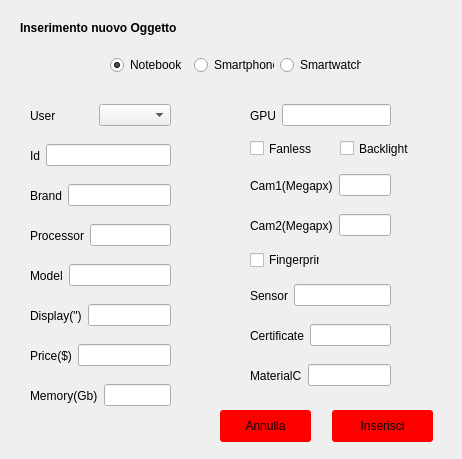
<?xml version="1.0" encoding="UTF-8"?>
<ui version="4.0">
 <class>addItemView</class>
 <widget class="QWidget" name="addItemView">
  <property name="geometry">
   <rect>
    <x>0</x>
    <y>0</y>
    <width>462</width>
    <height>459</height>
   </rect>
  </property>
  <property name="windowTitle">
   <string>Form</string>
  </property>
  <widget class="QWidget" name="horizontalLayoutWidget_2">
   <property name="geometry">
    <rect>
     <x>30</x>
     <y>140</y>
     <width>141</width>
     <height>31</height>
    </rect>
   </property>
   <layout class="QHBoxLayout" name="horizontalLayout_2">
    <item>
     <widget class="QLabel" name="iDlabel">
      <property name="text">
       <string>Id</string>
      </property>
     </widget>
    </item>
    <item>
     <widget class="QLineEdit" name="iDEdit"/>
    </item>
   </layout>
  </widget>
  <widget class="QPushButton" name="cancelbtn">
   <property name="geometry">
    <rect>
     <x>220</x>
     <y>410</y>
     <width>91</width>
     <height>32</height>
    </rect>
   </property>
   <property name="styleSheet">
    <string notr="true">QPushButton {
    background-color:  rgb(255,0,0);
    border-radius: 3px;
	color: black;
}
QPushButton:pressed {
    background-color: rgb(203, 218, 249);
	color: black;
}</string>
   </property>
   <property name="text">
    <string>Annulla</string>
   </property>
  </widget>
  <widget class="QLabel" name="label">
   <property name="geometry">
    <rect>
     <x>20</x>
     <y>20</y>
     <width>201</width>
     <height>16</height>
    </rect>
   </property>
   <property name="font">
    <font>
     <weight>75</weight>
     <bold>true</bold>
    </font>
   </property>
   <property name="text">
    <string>Inserimento nuovo Oggetto</string>
   </property>
  </widget>
  <widget class="QWidget" name="horizontalLayoutWidget">
   <property name="geometry">
    <rect>
     <x>110</x>
     <y>50</y>
     <width>251</width>
     <height>31</height>
    </rect>
   </property>
   <layout class="QHBoxLayout" name="horizontalLayout">
    <item>
     <widget class="QRadioButton" name="radioNotebook">
      <property name="text">
       <string>Notebook</string>
      </property>
      <property name="checked">
       <bool>true</bool>
      </property>
     </widget>
    </item>
    <item>
     <widget class="QRadioButton" name="radioSmartphone">
      <property name="text">
       <string>Smartphone</string>
      </property>
     </widget>
    </item>
    <item>
     <widget class="QRadioButton" name="radioSmartwatch">
      <property name="text">
       <string>Smartwatch</string>
      </property>
     </widget>
    </item>
   </layout>
  </widget>
  <widget class="QPushButton" name="confirmbtn">
   <property name="geometry">
    <rect>
     <x>332</x>
     <y>410</y>
     <width>101</width>
     <height>32</height>
    </rect>
   </property>
   <property name="styleSheet">
    <string notr="true">QPushButton {
    background-color:  rgb(255,0,0);
    border-radius: 3px;
	color: black;
}
QPushButton:pressed {
    background-color: rgb(203, 218, 249);
	color: black;
}</string>
   </property>
   <property name="text">
    <string>Inserisci</string>
   </property>
   <property name="default">
    <bool>true</bool>
   </property>
  </widget>
  <widget class="QWidget" name="horizontalLayoutWidget_3">
   <property name="geometry">
    <rect>
     <x>30</x>
     <y>180</y>
     <width>141</width>
     <height>31</height>
    </rect>
   </property>
   <layout class="QHBoxLayout" name="horizontalLayout_3">
    <item>
     <widget class="QLabel" name="branlabel">
      <property name="text">
       <string>Brand</string>
      </property>
     </widget>
    </item>
    <item>
     <widget class="QLineEdit" name="brandEdit"/>
    </item>
   </layout>
  </widget>
  <widget class="QWidget" name="horizontalLayoutWidget_4">
   <property name="geometry">
    <rect>
     <x>30</x>
     <y>220</y>
     <width>141</width>
     <height>31</height>
    </rect>
   </property>
   <layout class="QHBoxLayout" name="horizontalLayout_4">
    <item>
     <widget class="QLabel" name="processorlabel">
      <property name="text">
       <string>Processor</string>
      </property>
     </widget>
    </item>
    <item>
     <widget class="QLineEdit" name="processorEdit"/>
    </item>
   </layout>
  </widget>
  <widget class="QWidget" name="horizontalLayoutWidget_5">
   <property name="geometry">
    <rect>
     <x>30</x>
     <y>260</y>
     <width>141</width>
     <height>31</height>
    </rect>
   </property>
   <layout class="QHBoxLayout" name="horizontalLayout_5">
    <item>
     <widget class="QLabel" name="modellabel">
      <property name="text">
       <string>Model</string>
      </property>
     </widget>
    </item>
    <item>
     <widget class="QLineEdit" name="modelEdit"/>
    </item>
   </layout>
  </widget>
  <widget class="QWidget" name="horizontalLayoutWidget_6">
   <property name="geometry">
    <rect>
     <x>30</x>
     <y>300</y>
     <width>141</width>
     <height>31</height>
    </rect>
   </property>
   <layout class="QHBoxLayout" name="horizontalLayout_6">
    <item>
     <widget class="QLabel" name="displaylabel">
      <property name="text">
       <string>Display(&quot;)</string>
      </property>
     </widget>
    </item>
    <item>
     <widget class="QLineEdit" name="displayEdit">
      <property name="text">
       <string/>
      </property>
     </widget>
    </item>
   </layout>
  </widget>
  <widget class="QWidget" name="horizontalLayoutWidget_7">
   <property name="geometry">
    <rect>
     <x>30</x>
     <y>340</y>
     <width>141</width>
     <height>31</height>
    </rect>
   </property>
   <layout class="QHBoxLayout" name="horizontalLayout_7">
    <item>
     <widget class="QLabel" name="pricelabel">
      <property name="text">
       <string>Price($)</string>
      </property>
     </widget>
    </item>
    <item>
     <widget class="QLineEdit" name="priceEdit"/>
    </item>
   </layout>
  </widget>
  <widget class="QWidget" name="horizontalLayoutWidget_8">
   <property name="geometry">
    <rect>
     <x>30</x>
     <y>380</y>
     <width>141</width>
     <height>31</height>
    </rect>
   </property>
   <layout class="QHBoxLayout" name="horizontalLayout_8">
    <item>
     <widget class="QLabel" name="memorylabel">
      <property name="text">
       <string>Memory(Gb)</string>
      </property>
     </widget>
    </item>
    <item>
     <widget class="QLineEdit" name="memoryEdit"/>
    </item>
   </layout>
  </widget>
  <widget class="QWidget" name="horizontalLayoutWidget_9">
   <property name="geometry">
    <rect>
     <x>250</x>
     <y>100</y>
     <width>141</width>
     <height>31</height>
    </rect>
   </property>
   <layout class="QHBoxLayout" name="horizontalLayout_9">
    <item>
     <widget class="QLabel" name="GPUlabel">
      <property name="text">
       <string>GPU</string>
      </property>
     </widget>
    </item>
    <item>
     <widget class="QLineEdit" name="GPUEdit"/>
    </item>
   </layout>
  </widget>
  <widget class="QWidget" name="horizontalLayoutWidget_10">
   <property name="geometry">
    <rect>
     <x>250</x>
     <y>170</y>
     <width>141</width>
     <height>31</height>
    </rect>
   </property>
   <layout class="QHBoxLayout" name="horizontalLayout_10">
    <item>
     <widget class="QLabel" name="cam1label">
      <property name="text">
       <string>Cam1(Megapx)</string>
      </property>
     </widget>
    </item>
    <item>
     <widget class="QLineEdit" name="cam1Edit"/>
    </item>
   </layout>
  </widget>
  <widget class="QWidget" name="horizontalLayoutWidget_11">
   <property name="geometry">
    <rect>
     <x>250</x>
     <y>210</y>
     <width>141</width>
     <height>31</height>
    </rect>
   </property>
   <layout class="QHBoxLayout" name="horizontalLayout_11">
    <item>
     <widget class="QLabel" name="cam2label">
      <property name="text">
       <string>Cam2(Megapx)</string>
      </property>
     </widget>
    </item>
    <item>
     <widget class="QLineEdit" name="cam2Edit"/>
    </item>
   </layout>
  </widget>
  <widget class="QCheckBox" name="checkBox_fanles">
   <property name="geometry">
    <rect>
     <x>250</x>
     <y>140</y>
     <width>70</width>
     <height>17</height>
    </rect>
   </property>
   <property name="text">
    <string>Fanless</string>
   </property>
  </widget>
  <widget class="QCheckBox" name="checkBox_backL">
   <property name="geometry">
    <rect>
     <x>340</x>
     <y>140</y>
     <width>70</width>
     <height>17</height>
    </rect>
   </property>
   <property name="text">
    <string>Backlight</string>
   </property>
  </widget>
  <widget class="QCheckBox" name="checkBox_finger">
   <property name="geometry">
    <rect>
     <x>250</x>
     <y>250</y>
     <width>70</width>
     <height>20</height>
    </rect>
   </property>
   <property name="text">
    <string>Fingerprint</string>
   </property>
  </widget>
  <widget class="QWidget" name="horizontalLayoutWidget_12">
   <property name="geometry">
    <rect>
     <x>30</x>
     <y>100</y>
     <width>141</width>
     <height>31</height>
    </rect>
   </property>
   <layout class="QHBoxLayout" name="horizontalLayout_12">
    <item>
     <widget class="QLabel" name="Userlabel">
      <property name="text">
       <string>User</string>
      </property>
     </widget>
    </item>
    <item>
     <widget class="QComboBox" name="UserBox"/>
    </item>
   </layout>
  </widget>
  <widget class="QWidget" name="horizontalLayoutWidget_13">
   <property name="geometry">
    <rect>
     <x>250</x>
     <y>320</y>
     <width>141</width>
     <height>31</height>
    </rect>
   </property>
   <layout class="QHBoxLayout" name="horizontalLayout_16">
    <item>
     <widget class="QLabel" name="certificatelabel">
      <property name="text">
       <string>Certificate</string>
      </property>
     </widget>
    </item>
    <item>
     <widget class="QLineEdit" name="certificateEdit">
      <property name="text">
       <string/>
      </property>
     </widget>
    </item>
   </layout>
  </widget>
  <widget class="QWidget" name="horizontalLayoutWidget_14">
   <property name="geometry">
    <rect>
     <x>250</x>
     <y>360</y>
     <width>141</width>
     <height>31</height>
    </rect>
   </property>
   <layout class="QHBoxLayout" name="horizontalLayout_17">
    <item>
     <widget class="QLabel" name="materiallabel">
      <property name="text">
       <string>MaterialC</string>
      </property>
     </widget>
    </item>
    <item>
     <widget class="QLineEdit" name="materialEdit"/>
    </item>
   </layout>
  </widget>
  <widget class="QWidget" name="horizontalLayoutWidget_15">
   <property name="geometry">
    <rect>
     <x>250</x>
     <y>280</y>
     <width>141</width>
     <height>31</height>
    </rect>
   </property>
   <layout class="QHBoxLayout" name="horizontalLayout_18">
    <item>
     <widget class="QLabel" name="sensorlabel">
      <property name="text">
       <string>Sensor</string>
      </property>
     </widget>
    </item>
    <item>
     <widget class="QLineEdit" name="sensorEdit"/>
    </item>
   </layout>
  </widget>
 </widget>
 <resources/>
 <connections/>
</ui>
